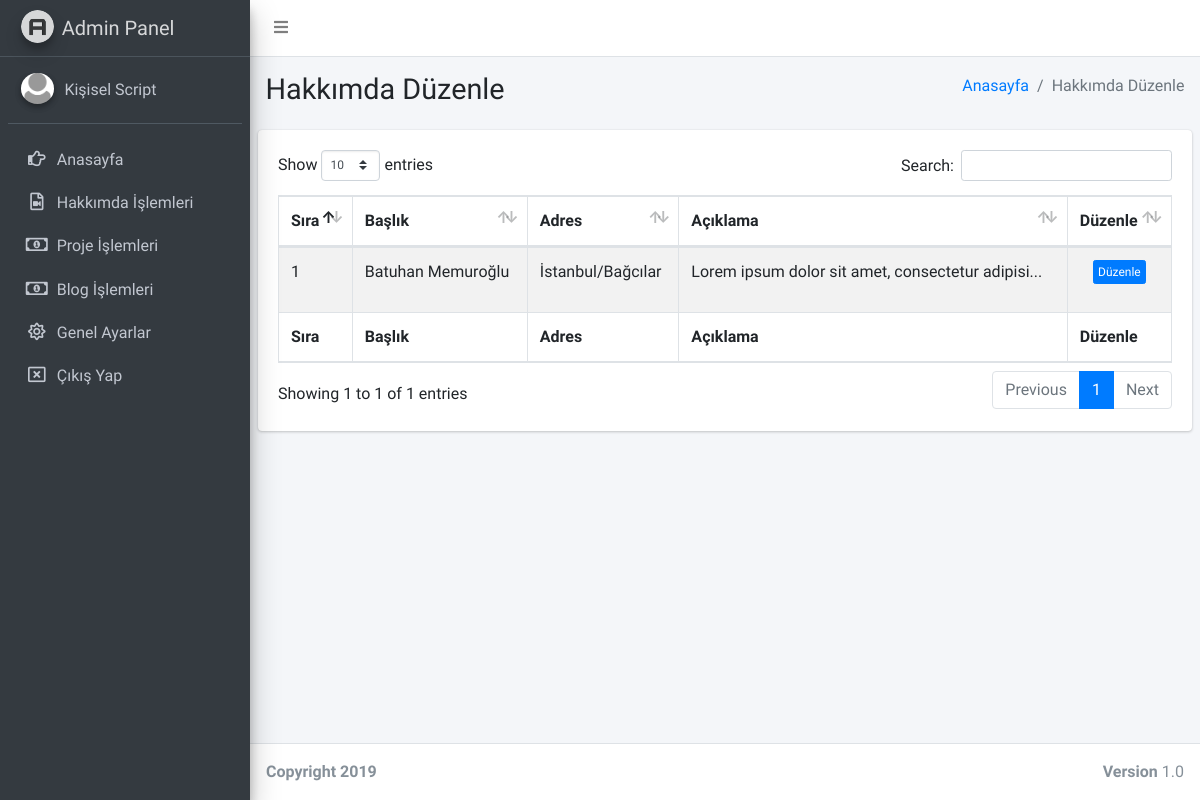
The page /admin/sayfalar/hakkimda-listele.php (signed in) on the database its author committed.
### tables this page shows
CREATE TABLE `kullanici` (
  `kullanici_id` int(11) NOT NULL,
  `kullanici_mail` varchar(100) NOT NULL,
  `kullanici_password` varchar(50) NOT NULL,
  `kullanici_ad` varchar(50) NOT NULL
);

CREATE TABLE `hakkimda` (
  `hakkimda_id` int(11) NOT NULL,
  `hakkimda_ad` text NOT NULL,
  `hakkimda_adres` text NOT NULL,
  `hakkimda_aciklama` text NOT NULL
);

### admin/sayfalar/hakkimda-listele.php (the view, shortened to what this page needs)
<?php
include 'header.php';
$hakkimdasor=$db->prepare("SELECT * FROM hakkimda order by hakkimda_id");
$hakkimdasor->execute();
?>
  <div class="content-wrapper">
    <section class="content-header">
      <div class="container-fluid">
        <div class="row mb-2">
          <div class="col-sm-6">
            <h1>Hakkımda Düzenle</h1>
          </div>
          <div class="col-sm-6">
            <ol class="breadcrumb float-sm-right">
              <li class="breadcrumb-item"><a href="#">Anasayfa</a></li>
              <li class="breadcrumb-item active">Hakkımda Düzenle</li>
            </ol>
          </div>
        </div>
      </div>
    </section>
    <section class="content">
      <div class="row">
        <div class="col-12">
          <div class="card">
            <div class="card-body">
              <table id="example1" class="table table-bordered table-striped">
                <thead>
                <tr>
                  <th>Sıra</th>
                  <th>Başlık</th>
                  <th>Adres</th>
                  <th>Açıklama</th>
                  <th>Düzenle</th>
                </tr>
                </thead>
                <tbody>
                  <?php
                $say=0;
                while($hakkimdacek=$hakkimdasor->fetch(PDO::FETCH_ASSOC)) { $say++?>
                <tr>
                  <td><?php echo $say ?></td>
                  <td><?php echo $hakkimdacek['hakkimda_ad']; ?></td>
                  <td><?php echo $hakkimdacek['hakkimda_adres']; ?></td>
                  <td><?php $detay = $hakkimdacek["hakkimda_aciklama"];
                    $uzunluk = strlen($detay);
                  $limit = 50;
                  if($uzunluk > $limit)
                  {
                    $detay = substr($detay,0,$limit)."...";
                  }
                  echo $detay;
                   ?></td>
                   <td><center><a href="hakkimda-duzenle.php?hakkimda_id=<?php echo $hakkimdacek['hakkimda_id']; ?>"><button class="btn btn-primary btn-xs">Düzenle</button></a></center></td>
                </tr>
                 <?php  }
          ?>
                </tbody>
                <tfoot>
                <tr>
                  <th>Sıra</th>
                  <th>Başlık</th>
                  <th>Adres</th>
                  <th>Açıklama</th>
                  <th>Düzenle</th>
                </tr>
                </tfoot>
              </table>
            </div>
          </div>
        </div>
      </div>
    </section>
  </div>
  <footer class="main-footer">
    <div class="float-right d-none d-sm-block">
      <b>Version</b> 1.0
    </div>
    <strong>Copyright 2019</strong>
  </footer>
</div>
</body>
</html>

### admin/sayfalar/header.php (shortened to what this page needs)
<?php
include '../../baglan.php';
$kullanicisor=$db->prepare("SELECT * FROM kullanici where kullanici_mail=:mail");
$kullanicisor->execute(array(
  'mail' => $_SESSION['kullanici_mail']
  ));
$kullanicicek=$kullanicisor->fetch(PDO::FETCH_ASSOC);
?>
<!DOCTYPE html>
<html>
<head>
  <link rel="stylesheet" href="https://code.ionicframework.com/ionicons/2.0.1/css/ionicons.min.css">
  <link rel="stylesheet" href="../plugins/fontawesome-free/css/all.min.css">
  <link rel="stylesheet" href="https://code.ionicframework.com/ionicons/2.0.1/css/ionicons.min.css">
  <link rel="stylesheet" href="../plugins/tempusdominus-bootstrap-4/css/tempusdominus-bootstrap-4.min.css">
  <link rel="stylesheet" href="../plugins/icheck-bootstrap/icheck-bootstrap.min.css">
  <link rel="stylesheet" href="../plugins/jqvmap/jqvmap.min.css">
  <link rel="stylesheet" href="../dist/css/adminlte.min.css">
  <link rel="stylesheet" href="../plugins/overlayScrollbars/css/OverlayScrollbars.min.css">
  <link rel="stylesheet" href="../plugins/daterangepicker/daterangepicker.css">
  <link rel="stylesheet" href="../plugins/summernote/summernote-bs4.css">
  <link rel="stylesheet" href="../plugins/datatables-bs4/css/dataTables.bootstrap4.css">
</head>
<body class="hold-transition sidebar-mini layout-fixed">
<div class="wrapper">
  <nav class="main-header navbar navbar-expand navbar-white navbar-light">
    <ul class="navbar-nav">
      <li class="nav-item">
        <a class="nav-link" data-widget="pushmenu" href="#"><i class="fas fa-bars"></i></a>
      </li>
    </ul>
  </nav>
  <aside class="main-sidebar sidebar-dark-primary elevation-4">
    <a href="index.php" class="brand-link">
      <img src="../dist/img/AdminLTELogo.png" alt="AdminLTE Logo" class="brand-image img-circle elevation-3"
           style="opacity: .8">
      <span class="brand-text font-weight-light">Admin Panel</span>
    </a>
    <div class="sidebar">
      <div class="user-panel mt-3 pb-3 mb-3 d-flex">
        <div class="image">
          <img src="../dist/img/user2-160x160.png" class="img-circle elevation-2" alt="User Image">
        </div>
        <div class="info">
          <a href="#" class="d-block"><?php echo $kullanicicek['kullanici_ad']; ?></a>
        </div>
      </div>
      <nav class="mt-2">
        <ul class="nav nav-pills nav-sidebar flex-column" data-widget="treeview" role="menu" data-accordion="false">
               <li class="nav-item">
            <a href="index.php" class="nav-link">
              <i class="nav-icon far fa-hand-point-right"></i>
              <p>
                Anasayfa
              </p>
            </a>
          </li>
         <li class="nav-item">
            <a href="hakkimda-listele.php" class="nav-link">
              <i class="nav-icon far fa-file-video"></i>
              <p>
                Hakkımda İşlemleri
              </p>
            </a>
          </li>
          <li class="nav-item">
            <a href="proje-listele.php" class="nav-link">
              <i class="nav-icon far fa-money-bill-alt"></i>
              <p>
                Proje İşlemleri
              </p>
            </a>
          </li>
           <li class="nav-item">
            <a href="blog-listele.php" class="nav-link">
              <i class="nav-icon far fa-money-bill-alt"></i>
              <p>
                Blog İşlemleri
              </p>
            </a>
          </li>
          <li class="nav-item">
            <a href="genel-ayar.php" class="nav-link">
              <i class="nav-icon far fa-sun"></i>
              <p>
                Genel Ayarlar
              </p>
            </a>
          </li>
     <li class="nav-item">
            <a href="logout.php" class="nav-link">
              <i class="nav-icon far fa-window-close"></i>
              <p>
                Çıkış Yap
              </p>
            </a>
          </li>
        </ul>
      </nav>
    </div>
  </aside>

### rows shown on the page
kullanici: kullanici_ad "Kişisel Script"
hakkimda: hakkimda_ad "Batuhan Memuroğlu", hakkimda_adres "İstanbul/Bağcılar", hakkimda_aciklama "Lorem ipsum dolor sit amet, consectetur adipisi..."
